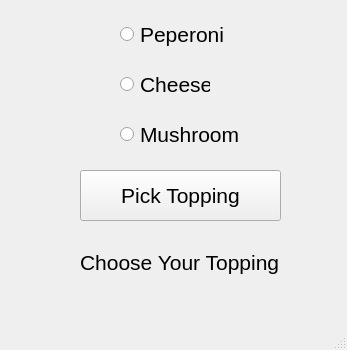
<?xml version="1.0" encoding="UTF-8"?>
<ui version="4.0">
 <class>MainWindow</class>
 <widget class="QMainWindow" name="MainWindow">
  <property name="geometry">
   <rect>
    <x>0</x>
    <y>0</y>
    <width>347</width>
    <height>350</height>
   </rect>
  </property>
  <property name="windowTitle">
   <string>MainWindow</string>
  </property>
  <widget class="QWidget" name="centralwidget">
   <widget class="QRadioButton" name="radioButton">
    <property name="geometry">
     <rect>
      <x>120</x>
      <y>20</y>
      <width>105</width>
      <height>29</height>
     </rect>
    </property>
    <property name="font">
     <font>
      <pointsize>16</pointsize>
     </font>
    </property>
    <property name="text">
     <string>Peperoni</string>
    </property>
   </widget>
   <widget class="QRadioButton" name="radioButton_2">
    <property name="geometry">
     <rect>
      <x>120</x>
      <y>70</y>
      <width>90</width>
      <height>29</height>
     </rect>
    </property>
    <property name="font">
     <font>
      <pointsize>16</pointsize>
     </font>
    </property>
    <property name="text">
     <string>Cheese</string>
    </property>
   </widget>
   <widget class="QRadioButton" name="radioButton_3">
    <property name="geometry">
     <rect>
      <x>120</x>
      <y>120</y>
      <width>120</width>
      <height>29</height>
     </rect>
    </property>
    <property name="font">
     <font>
      <pointsize>16</pointsize>
     </font>
    </property>
    <property name="text">
     <string>Mushroom</string>
    </property>
   </widget>
   <widget class="QPushButton" name="pushButton">
    <property name="geometry">
     <rect>
      <x>80</x>
      <y>170</y>
      <width>201</width>
      <height>51</height>
     </rect>
    </property>
    <property name="font">
     <font>
      <pointsize>16</pointsize>
     </font>
    </property>
    <property name="text">
     <string>Pick Topping</string>
    </property>
   </widget>
   <widget class="QLabel" name="label">
    <property name="geometry">
     <rect>
      <x>80</x>
      <y>250</y>
      <width>200</width>
      <height>25</height>
     </rect>
    </property>
    <property name="font">
     <font>
      <pointsize>16</pointsize>
     </font>
    </property>
    <property name="text">
     <string>Choose Your Topping</string>
    </property>
   </widget>
  </widget>
  <widget class="QMenuBar" name="menubar">
   <property name="geometry">
    <rect>
     <x>0</x>
     <y>0</y>
     <width>347</width>
     <height>21</height>
    </rect>
   </property>
  </widget>
  <widget class="QStatusBar" name="statusbar"/>
 </widget>
 <resources/>
 <connections/>
</ui>
